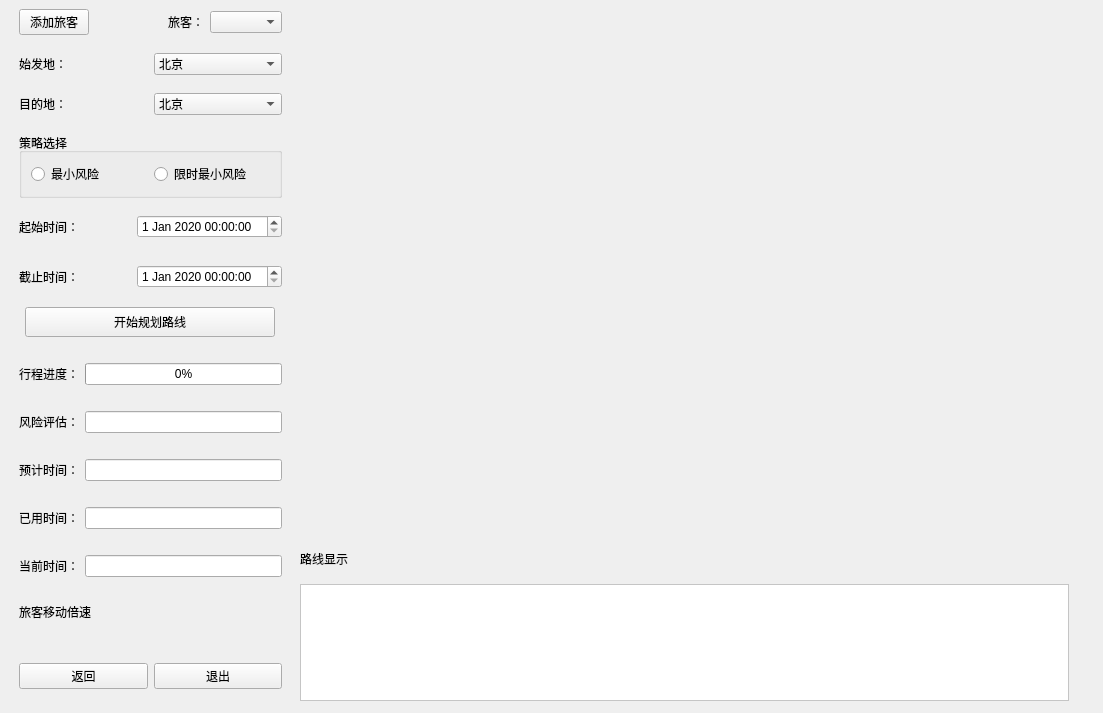
<?xml version="1.0" encoding="UTF-8"?>
<ui version="4.0">
 <class>FigWidget</class>
 <widget class="QWidget" name="FigWidget">
  <property name="geometry">
   <rect>
    <x>0</x>
    <y>0</y>
    <width>1103</width>
    <height>713</height>
   </rect>
  </property>
  <property name="windowTitle">
   <string>Form</string>
  </property>
  <widget class="QWidget" name="widget" native="true">
   <property name="geometry">
    <rect>
     <x>300</x>
     <y>540</y>
     <width>791</width>
     <height>161</height>
    </rect>
   </property>
   <layout class="QVBoxLayout" name="verticalLayout_5">
    <item>
     <widget class="QLabel" name="label">
      <property name="text">
       <string>路线显示</string>
      </property>
     </widget>
    </item>
    <item>
     <widget class="QScrollArea" name="PathList">
      <property name="sizePolicy">
       <sizepolicy hsizetype="Preferred" vsizetype="Preferred">
        <horstretch>20</horstretch>
        <verstretch>92</verstretch>
       </sizepolicy>
      </property>
      <property name="minimumSize">
       <size>
        <width>769</width>
        <height>117</height>
       </size>
      </property>
      <property name="maximumSize">
       <size>
        <width>769</width>
        <height>117</height>
       </size>
      </property>
      <property name="styleSheet">
       <string notr="true">background-color: rgb(255, 255, 255);</string>
      </property>
      <property name="midLineWidth">
       <number>1</number>
      </property>
      <property name="verticalScrollBarPolicy">
       <enum>Qt::ScrollBarAsNeeded</enum>
      </property>
      <property name="horizontalScrollBarPolicy">
       <enum>Qt::ScrollBarAlwaysOff</enum>
      </property>
      <property name="sizeAdjustPolicy">
       <enum>QAbstractScrollArea::AdjustIgnored</enum>
      </property>
      <property name="widgetResizable">
       <bool>true</bool>
      </property>
      <widget class="QWidget" name="PathListContent">
       <property name="geometry">
        <rect>
         <x>0</x>
         <y>0</y>
         <width>767</width>
         <height>115</height>
        </rect>
       </property>
      </widget>
     </widget>
    </item>
   </layout>
  </widget>
  <widget class="QFrame" name="RightFrame_2">
   <property name="geometry">
    <rect>
     <x>10</x>
     <y>0</y>
     <width>281</width>
     <height>698</height>
    </rect>
   </property>
   <property name="sizePolicy">
    <sizepolicy hsizetype="Fixed" vsizetype="Preferred">
     <horstretch>0</horstretch>
     <verstretch>100</verstretch>
    </sizepolicy>
   </property>
   <property name="frameShape">
    <enum>QFrame::NoFrame</enum>
   </property>
   <layout class="QVBoxLayout" name="verticalLayout_4">
    <item>
     <layout class="QVBoxLayout" name="verticalLayout_3">
      <item>
       <layout class="QVBoxLayout" name="verticalLayout">
        <item>
         <layout class="QHBoxLayout" name="TravelerLayout1">
          <item>
           <widget class="QPushButton" name="addTravelerButton">
            <property name="minimumSize">
             <size>
              <width>70</width>
              <height>0</height>
             </size>
            </property>
            <property name="maximumSize">
             <size>
              <width>59</width>
              <height>16777215</height>
             </size>
            </property>
            <property name="text">
             <string>添加旅客</string>
            </property>
           </widget>
          </item>
          <item>
           <spacer name="horizontalSpacer_3">
            <property name="orientation">
             <enum>Qt::Horizontal</enum>
            </property>
            <property name="sizeHint" stdset="0">
             <size>
              <width>40</width>
              <height>20</height>
             </size>
            </property>
           </spacer>
          </item>
          <item>
           <layout class="QHBoxLayout" name="TravelerLayout">
            <item>
             <widget class="QLabel" name="TravelerChoseLabel">
              <property name="text">
               <string>旅客：</string>
              </property>
             </widget>
            </item>
            <item>
             <widget class="QComboBox" name="TravelerComboBox"/>
            </item>
           </layout>
          </item>
         </layout>
        </item>
        <item>
         <layout class="QVBoxLayout" name="ComboLayout2">
          <item>
           <spacer name="verticalSpacer_2">
            <property name="orientation">
             <enum>Qt::Vertical</enum>
            </property>
            <property name="sizeType">
             <enum>QSizePolicy::Preferred</enum>
            </property>
            <property name="sizeHint" stdset="0">
             <size>
              <width>20</width>
              <height>12</height>
             </size>
            </property>
           </spacer>
          </item>
          <item>
           <layout class="QHBoxLayout" name="StartCityLayout">
            <property name="spacing">
             <number>7</number>
            </property>
            <property name="sizeConstraint">
             <enum>QLayout::SetFixedSize</enum>
            </property>
            <item>
             <widget class="QLabel" name="StartLabel">
              <property name="text">
               <string>始发地：</string>
              </property>
             </widget>
            </item>
            <item>
             <widget class="QComboBox" name="StartComboBox">
              <item>
               <property name="text">
                <string>北京</string>
               </property>
              </item>
              <item>
               <property name="text">
                <string>哈尔滨</string>
               </property>
              </item>
              <item>
               <property name="text">
                <string>长春</string>
               </property>
              </item>
              <item>
               <property name="text">
                <string>青岛</string>
               </property>
              </item>
              <item>
               <property name="text">
                <string>上海</string>
               </property>
              </item>
              <item>
               <property name="text">
                <string>武汉</string>
               </property>
              </item>
              <item>
               <property name="text">
                <string>广州</string>
               </property>
              </item>
              <item>
               <property name="text">
                <string>西安</string>
               </property>
              </item>
              <item>
               <property name="text">
                <string>西宁</string>
               </property>
              </item>
              <item>
               <property name="text">
                <string>乌鲁木齐</string>
               </property>
              </item>
              <item>
               <property name="text">
                <string>拉萨</string>
               </property>
              </item>
              <item>
               <property name="text">
                <string>成都</string>
               </property>
              </item>
             </widget>
            </item>
           </layout>
          </item>
          <item>
           <spacer name="verticalSpacer">
            <property name="orientation">
             <enum>Qt::Vertical</enum>
            </property>
            <property name="sizeType">
             <enum>QSizePolicy::Preferred</enum>
            </property>
            <property name="sizeHint" stdset="0">
             <size>
              <width>20</width>
              <height>12</height>
             </size>
            </property>
           </spacer>
          </item>
          <item>
           <layout class="QHBoxLayout" name="DestinationCityLayout">
            <item>
             <widget class="QLabel" name="DestinationLabel">
              <property name="text">
               <string>目的地：</string>
              </property>
             </widget>
            </item>
            <item>
             <widget class="QComboBox" name="DestinationComboBox">
              <item>
               <property name="text">
                <string>北京</string>
               </property>
              </item>
              <item>
               <property name="text">
                <string>哈尔滨</string>
               </property>
              </item>
              <item>
               <property name="text">
                <string>长春</string>
               </property>
              </item>
              <item>
               <property name="text">
                <string>青岛</string>
               </property>
              </item>
              <item>
               <property name="text">
                <string>上海</string>
               </property>
              </item>
              <item>
               <property name="text">
                <string>武汉</string>
               </property>
              </item>
              <item>
               <property name="text">
                <string>广州</string>
               </property>
              </item>
              <item>
               <property name="text">
                <string>西安</string>
               </property>
              </item>
              <item>
               <property name="text">
                <string>西宁</string>
               </property>
              </item>
              <item>
               <property name="text">
                <string>乌鲁木齐</string>
               </property>
              </item>
              <item>
               <property name="text">
                <string>拉萨</string>
               </property>
              </item>
              <item>
               <property name="text">
                <string>成都</string>
               </property>
              </item>
             </widget>
            </item>
           </layout>
          </item>
          <item>
           <spacer name="verticalSpacer_3">
            <property name="orientation">
             <enum>Qt::Vertical</enum>
            </property>
            <property name="sizeType">
             <enum>QSizePolicy::Preferred</enum>
            </property>
            <property name="sizeHint" stdset="0">
             <size>
              <width>20</width>
              <height>12</height>
             </size>
            </property>
           </spacer>
          </item>
          <item>
           <widget class="QGroupBox" name="StrategyChooseBox">
            <property name="maximumSize">
             <size>
              <width>300</width>
              <height>100</height>
             </size>
            </property>
            <property name="title">
             <string>策略选择</string>
            </property>
            <layout class="QHBoxLayout" name="horizontalLayout_3">
             <item>
              <widget class="QRadioButton" name="StrategyBtn1">
               <property name="text">
                <string>最小风险</string>
               </property>
              </widget>
             </item>
             <item>
              <widget class="QRadioButton" name="StrategyBtn2">
               <property name="text">
                <string>限时最小风险</string>
               </property>
              </widget>
             </item>
            </layout>
           </widget>
          </item>
         </layout>
        </item>
       </layout>
      </item>
     </layout>
    </item>
    <item>
     <layout class="QVBoxLayout" name="verticalLayout_2">
      <item>
       <layout class="QVBoxLayout" name="TimeEditLayout4">
        <item>
         <layout class="QHBoxLayout" name="CurrentTimeLayout">
          <item>
           <widget class="QLabel" name="TimeLabel">
            <property name="text">
             <string>起始时间：</string>
            </property>
           </widget>
          </item>
          <item>
           <widget class="QDateTimeEdit" name="StartDateTimeEdit">
            <property name="dateTime">
             <datetime>
              <hour>0</hour>
              <minute>0</minute>
              <second>0</second>
              <year>2020</year>
              <month>1</month>
              <day>1</day>
             </datetime>
            </property>
           </widget>
          </item>
         </layout>
        </item>
        <item>
         <spacer name="verticalSpacer_4">
          <property name="orientation">
           <enum>Qt::Vertical</enum>
          </property>
          <property name="sizeType">
           <enum>QSizePolicy::Preferred</enum>
          </property>
          <property name="sizeHint" stdset="0">
           <size>
            <width>20</width>
            <height>10</height>
           </size>
          </property>
         </spacer>
        </item>
        <item>
         <layout class="QHBoxLayout" name="DeadlineLayout">
          <item>
           <widget class="QLabel" name="DeadlineLabel">
            <property name="text">
             <string>截止时间：</string>
            </property>
           </widget>
          </item>
          <item>
           <widget class="QDateTimeEdit" name="DeadlineDateTimeEdit">
            <property name="dateTime">
             <datetime>
              <hour>0</hour>
              <minute>0</minute>
              <second>0</second>
              <year>2020</year>
              <month>1</month>
              <day>1</day>
             </datetime>
            </property>
           </widget>
          </item>
         </layout>
        </item>
       </layout>
      </item>
      <item>
       <layout class="QHBoxLayout" name="StartButtonLayout5">
        <item>
         <widget class="QPushButton" name="StartButton">
          <property name="enabled">
           <bool>true</bool>
          </property>
          <property name="sizePolicy">
           <sizepolicy hsizetype="Preferred" vsizetype="Preferred">
            <horstretch>0</horstretch>
            <verstretch>250</verstretch>
           </sizepolicy>
          </property>
          <property name="minimumSize">
           <size>
            <width>250</width>
            <height>0</height>
           </size>
          </property>
          <property name="maximumSize">
           <size>
            <width>59</width>
            <height>30</height>
           </size>
          </property>
          <property name="text">
           <string>开始规划路线</string>
          </property>
         </widget>
        </item>
       </layout>
      </item>
     </layout>
    </item>
    <item>
     <spacer name="verticalSpacer_6">
      <property name="orientation">
       <enum>Qt::Vertical</enum>
      </property>
      <property name="sizeType">
       <enum>QSizePolicy::Preferred</enum>
      </property>
      <property name="sizeHint" stdset="0">
       <size>
        <width>20</width>
        <height>20</height>
       </size>
      </property>
     </spacer>
    </item>
    <item>
     <layout class="QVBoxLayout" name="FareTimeDurLayout7">
      <item>
       <layout class="QHBoxLayout" name="horizontalLayout_4">
        <item>
         <widget class="QLabel" name="label_3">
          <property name="text">
           <string>行程进度：</string>
          </property>
         </widget>
        </item>
        <item>
         <widget class="QProgressBar" name="progressBar">
          <property name="value">
           <number>0</number>
          </property>
         </widget>
        </item>
       </layout>
      </item>
      <item>
       <spacer name="horizontalSpacer_4">
        <property name="orientation">
         <enum>Qt::Horizontal</enum>
        </property>
        <property name="sizeHint" stdset="0">
         <size>
          <width>40</width>
          <height>20</height>
         </size>
        </property>
       </spacer>
      </item>
      <item>
       <layout class="QHBoxLayout" name="TotalFareLayout">
        <item>
         <widget class="QLabel" name="FareLabel">
          <property name="enabled">
           <bool>true</bool>
          </property>
          <property name="text">
           <string>风险评估：</string>
          </property>
         </widget>
        </item>
        <item>
         <widget class="QLineEdit" name="FareEdit"/>
        </item>
       </layout>
      </item>
      <item>
       <spacer name="horizontalSpacer_2">
        <property name="orientation">
         <enum>Qt::Horizontal</enum>
        </property>
        <property name="sizeHint" stdset="0">
         <size>
          <width>40</width>
          <height>20</height>
         </size>
        </property>
       </spacer>
      </item>
      <item>
       <layout class="QHBoxLayout" name="TotalTimeLayout">
        <item>
         <widget class="QLabel" name="TotalTimeLabel">
          <property name="text">
           <string>预计时间：</string>
          </property>
         </widget>
        </item>
        <item>
         <widget class="QLineEdit" name="TotalTimeEdit"/>
        </item>
       </layout>
      </item>
      <item>
       <spacer name="horizontalSpacer_5">
        <property name="orientation">
         <enum>Qt::Horizontal</enum>
        </property>
        <property name="sizeHint" stdset="0">
         <size>
          <width>40</width>
          <height>20</height>
         </size>
        </property>
       </spacer>
      </item>
      <item>
       <layout class="QHBoxLayout" name="DurationLayout">
        <item>
         <widget class="QLabel" name="DurationLabel">
          <property name="text">
           <string>已用时间：</string>
          </property>
         </widget>
        </item>
        <item>
         <widget class="QLineEdit" name="DurationText"/>
        </item>
       </layout>
      </item>
      <item>
       <spacer name="horizontalSpacer_6">
        <property name="orientation">
         <enum>Qt::Horizontal</enum>
        </property>
        <property name="sizeHint" stdset="0">
         <size>
          <width>40</width>
          <height>20</height>
         </size>
        </property>
       </spacer>
      </item>
      <item>
       <layout class="QHBoxLayout" name="horizontalLayout">
        <item>
         <widget class="QLabel" name="CurTimeLabel">
          <property name="text">
           <string>当前时间：</string>
          </property>
         </widget>
        </item>
        <item>
         <widget class="QLineEdit" name="CurTimeText">
          <property name="contextMenuPolicy">
           <enum>Qt::NoContextMenu</enum>
          </property>
         </widget>
        </item>
       </layout>
      </item>
      <item>
       <spacer name="horizontalSpacer">
        <property name="orientation">
         <enum>Qt::Horizontal</enum>
        </property>
        <property name="sizeHint" stdset="0">
         <size>
          <width>40</width>
          <height>20</height>
         </size>
        </property>
       </spacer>
      </item>
      <item>
       <layout class="QVBoxLayout" name="verticalLayout_6">
        <item>
         <widget class="QLabel" name="label_2">
          <property name="sizePolicy">
           <sizepolicy hsizetype="Preferred" vsizetype="Preferred">
            <horstretch>0</horstretch>
            <verstretch>15</verstretch>
           </sizepolicy>
          </property>
          <property name="text">
           <string>旅客移动倍速</string>
          </property>
         </widget>
        </item>
        <item>
         <widget class="ChangeSpeed" name="spinAndSlider" native="true">
          <property name="sizePolicy">
           <sizepolicy hsizetype="Preferred" vsizetype="Preferred">
            <horstretch>100</horstretch>
            <verstretch>20</verstretch>
           </sizepolicy>
          </property>
         </widget>
        </item>
       </layout>
      </item>
     </layout>
    </item>
    <item>
     <spacer name="verticalSpacer_5">
      <property name="orientation">
       <enum>Qt::Vertical</enum>
      </property>
      <property name="sizeType">
       <enum>QSizePolicy::Preferred</enum>
      </property>
      <property name="sizeHint" stdset="0">
       <size>
        <width>20</width>
        <height>30</height>
       </size>
      </property>
     </spacer>
    </item>
    <item>
     <layout class="QHBoxLayout" name="horizontalLayout_2">
      <item>
       <widget class="QPushButton" name="figBackBtn">
        <property name="text">
         <string>返回</string>
        </property>
       </widget>
      </item>
      <item>
       <widget class="QPushButton" name="exitBtn">
        <property name="text">
         <string>退出</string>
        </property>
       </widget>
      </item>
     </layout>
    </item>
   </layout>
  </widget>
  <widget class="Gif" name="Map" native="true">
   <property name="geometry">
    <rect>
     <x>310</x>
     <y>-1</y>
     <width>791</width>
     <height>541</height>
    </rect>
   </property>
  </widget>
 </widget>
 <customwidgets>
  <customwidget>
   <class>Gif</class>
   <extends>QWidget</extends>
   <header location="global">gif.h</header>
   <container>1</container>
  </customwidget>
  <customwidget>
   <class>ChangeSpeed</class>
   <extends>QWidget</extends>
   <header>changespeed.h</header>
   <container>1</container>
  </customwidget>
 </customwidgets>
 <resources/>
 <connections/>
</ui>
